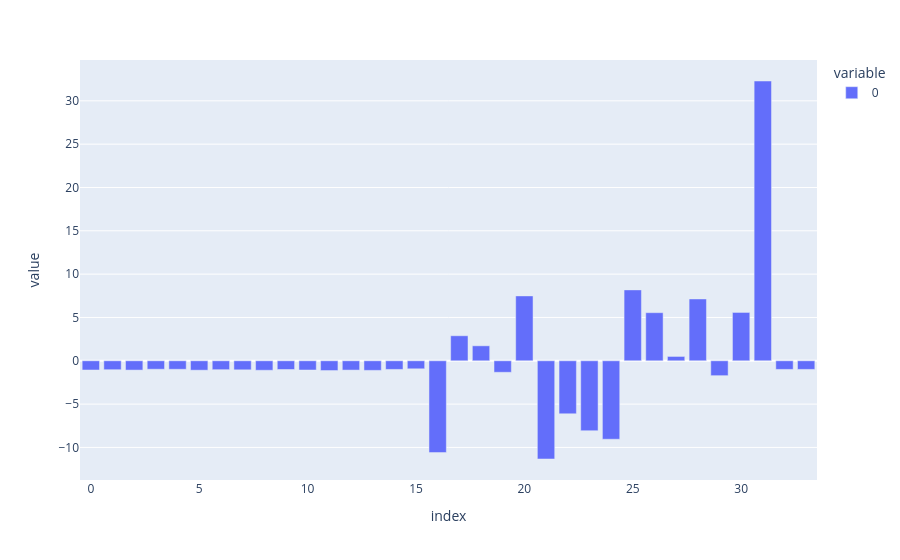

Source (notebook cell):
### Code cell
# view attention
px.bar(activation["lm_head"].detach().numpy().squeeze()[-1])#), zmin=0, zmax=1)

### Figure 1 — Plotly figure (JSON) as saved in the notebook; plotly's stock layout.template omitted (floating-point values rounded to 4 significant figures)
{"data": [{"alignmentgroup": "True", "hovertemplate": "variable=0<br>index=%{x}<br>value=%{y}<extra></extra>", "legendgroup": "0", "marker": {"color": "#636efa", "pattern": {"shape": ""}}, "name": "0", "offsetgroup": "0", "orientation": "v", "showlegend": true, "textposition": "auto", "type": "bar", "x": [0, 1, 2, 3, 4, 5, 6, 7, 8, 9, 10, 11, 12, 13, 14, 15, 16, 17, 18, 19, 20, 21, 22, 23, 24, 25, 26, 27, 28, 29, 30, 31, 32, 33], "xaxis": "x", "y": [-1.063, -1.03, -1.074, -0.9759, -0.9817, -1.085, -1.028, -1.042, -1.093, -1.005, -1.066, -1.125, -1.074, -1.106, -0.9949, -0.9256, -10.59, 2.888, 1.729, -1.328, 7.489, -11.33, -6.118, -8.07, -9.054, 8.182, 5.552, 0.5021, 7.137, -1.718, 5.58, 32.29, -0.9939, -0.9937], "yaxis": "y"}], "layout": {"barmode": "relative", "legend": {"title": {"text": "variable"}, "tracegroupgap": 0}, "margin": {"t": 60}, "xaxis": {"anchor": "y", "domain": [0, 1], "title": {"text": "index"}}, "yaxis": {"anchor": "x", "domain": [0, 1], "title": {"text": "value"}}}}
